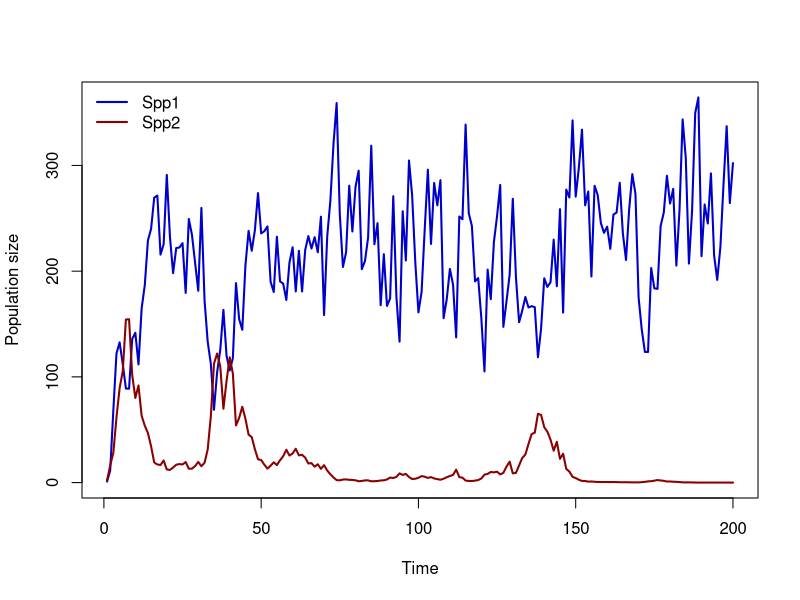

This chart was generated by the following R code:

# model 2 species competition

# set your working directory
setwd("G:/My Drive/AdlerLabDocs/PlantPopEcol/code")

# load required packages
library(mvtnorm)

### define population growth function-----------------------

DD_2spp_growth <- function(N,g,s,fec,alpha){
  germinants1 <- g[1]*N[1]   # number of species 1 plants germinating out of the seed bank
  germinants2 <- g[2]*N[2]   # number of species 2 plants germinating out of the seed bank
  surv_seeds1 <- N[1]*(1-g[1])*s[1]  # number of ungerminated seeds that survive for species 1
  surv_seeds2 <- N[2]*(1-g[2])*s[2]  # number of ungerminated seeds that survive for species 1
  new_seeds1 <- fec[1]*germinants1/(1+alpha[1,1]*germinants1 + alpha[1,2]* germinants2)  # species 1 fecundity (production of new seeds)
  new_seeds2 <- fec[2]*germinants2/(1+alpha[2,1]*germinants1 + alpha[2,2]* germinants2)  # species 2 fecundity (production of new seeds)
  total_seeds1 <- surv_seeds1+new_seeds1
  total_seeds2 <- surv_seeds2+new_seeds2
  output <- c(total_seeds1,total_seeds2)
  output[output< 0.01] <- 0                # extinction threshold
  return(output)
}

# Define a funtion to  draw fecundities from a multivariate normal distribution.
get_fec <- function(timesteps, fec_mu, vcov){
  # First we need to set up the variance-covariance matrix:
  vcov <- matrix(NA,2,2)
  diag(vcov) <- fec_sigma^2
  vcov[1,2] <- vcov[2,1] <- fec_cor*fec_sigma[1]*fec_sigma[2]
  # Now we draw from the multivariate normal:
  fec <- rmvnorm(timesteps, mean=fec_mu, sigma=vcov) # draw fecundities from a distribution
  fec[fec<0] <- 0   # set negative fecundities to zero
  return(fec)
}

### set parameters ------------------------------------------

fec_mu <- c(30,23)      # mean fecundity (must be > 0) for species 1 and 2
fec_sigma <- c(10,10)  # year-to-year standard deviation of fecundity (must be >= 0) for species 1 and 2
fec_cor <- -0.9           # correlation in species 1 and 2 fecundity (ranges from -1 to 1)
g <- c(0.5,0.5)        # germination rate for species 1 and 2
s <- c(0.8,0.8)            # survival of ungerminated seeds for species 1 and 2
alpha <- matrix(NA,2,2)
alpha[1,1] <- 0.2   # effect of species 1 on itself
alpha[2,1] <- 0.15   # effect of species 1 on species 2
alpha[1,2] <- 0.15  # effect of species 2 on species 1
alpha[2,2] <- 0.2    # effect of species 2 on itself

### set-up simulation ------------------------------------------

timesteps <- 200  # number of time steps to simulate
Nmatrix <- matrix(NA,nrow=timesteps,ncol=2)  # matrix to store population time series
colnames(Nmatrix) <- c("spp1","spp2")
Nmatrix[1,] <- c(1,2)  # initial population state

# draw fecundities
fec <- get_fec(timesteps, fec_mu, vcov)

### run simulation ------------------------------------------

for(i in 2:timesteps){
  Nmatrix[i,] <- DD_2spp_growth(N=Nmatrix[i-1,],g,s,fec[i,],alpha)
}

### plot results ------------------------------------------

myCols <-c("blue3","red4")
myNames <- c("Spp1","Spp2")

# plot on raw (arithmetic) scale
matplot(Nmatrix,type="l",xlab="Time",ylab="Population size",
        lty=1,lwd=2, col=myCols)
legend("topleft",myNames,col=myCols,lty=1, lwd=2, bty="n")



### calculate an invasion growth rate ------------------------

spin_up <- 100  # how many time steps before invasion
invasion_reps <-  1000 # how many times to study the invasion
invader <- 2         # which species is the invader, 1 or 2?
N_init <- c(1,1)     # initial population size
N_init[invader] <- 0 # initialize the invader at 0 abundance

# first, spin up the resident to equilibrium density
fec <- get_fec(spin_up, fec_mu, vcov)
N_mono <- N_init  # this will become the starting density for the invasion experiment
for(i in 2:spin_up){
  N_mono <- DD_2spp_growth(N=N_mono,g,s,fec[i,],alpha)
}

# now, repeat a one-time step invasion experiment many times
resident <- ifelse(invader==1,2,1)
N_t0 <- matrix(NA,nrow=invasion_reps,ncol=2)  # matrix to store time t abundances
N_t0[1,] <-N_mono
N_t0[,invader] <- 1  # invader abundance
N_t1 <- matrix(NA,nrow=invasion_reps,ncol=2)  # matrix to store time t+1 abundances
fec <- get_fec(invasion_reps, fec_mu, vcov)
# prevent invader from affecting itself or the resident
alpha_invade <- alpha
alpha_invade[,invader] <- 0

for(i in 1:invasion_reps){
  N_t1[i,] <- DD_2spp_growth(N=N_t0[i,],g,s,fec[i,],alpha_invade) 
  if(i < invasion_reps) N_t0[i+1,resident] <- N_t1[i,resident]    # store resident abundance as the initial value for the next invasion experiment
}

# calculate the invasion growth rate (use the geometric mean!)
r_inv <- mean(log(N_t1[,invader]/N_t0[,invader]))
print(paste0("(log) invasion growth rate=",r_inv))
